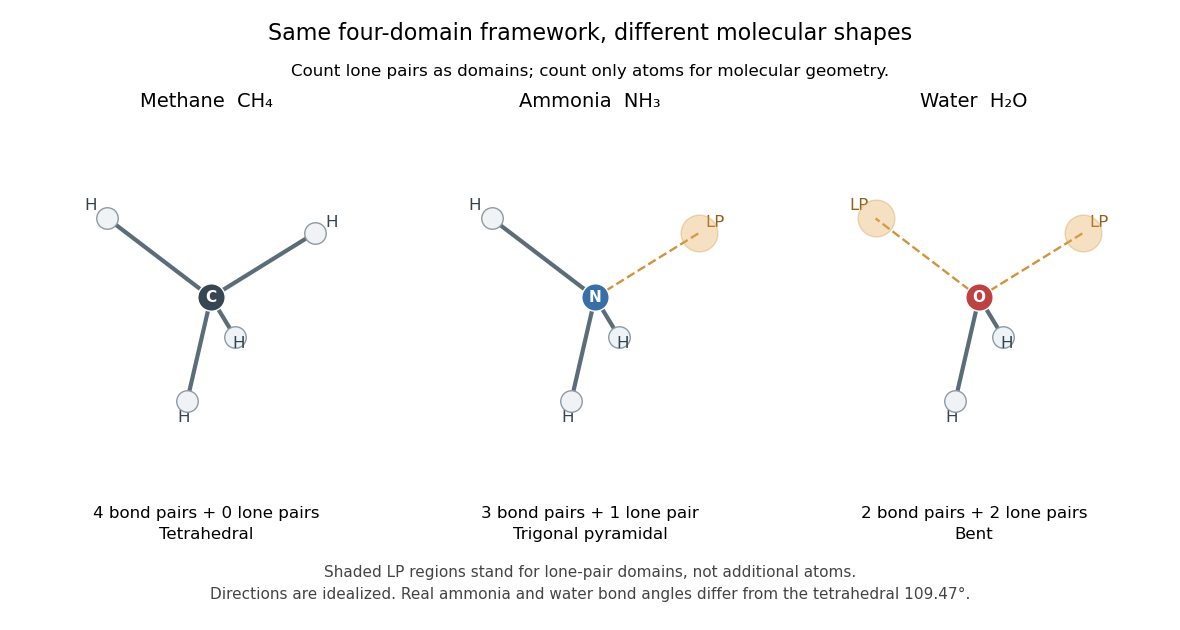

Source code (Python):
"""Idealized four-domain frameworks for CH4, NH3 and H2O.

These ideal tetrahedral directions illustrate domain counting and molecular
shape, not measured bond angles or lone-pair shapes. Writes PNG to CWD.
Tested with Python 3.14, NumPy 2.3.5 and Matplotlib 3.10.7.
"""

from pathlib import Path

import matplotlib.pyplot as plt
import numpy as np


def main():
    plt.rcParams.update({"font.size": 12})
    directions = np.array([[1, 1, 1], [1, -1, -1],
                           [-1, 1, -1], [-1, -1, 1]], dtype=float)/np.sqrt(3)
    # Remove selected bonded neighbours while retaining their domain directions.
    cases = [
        ("Methane  CH₄", "C", "#374653", set(), "4 bond pairs + 0 lone pairs\nTetrahedral"),
        ("Ammonia  NH₃", "N", "#386fa6", {0}, "3 bond pairs + 1 lone pair\nTrigonal pyramidal"),
        ("Water  H₂O", "O", "#bd4244", {0, 3}, "2 bond pairs + 2 lone pairs\nBent"),
    ]
    fig = plt.figure(figsize=(11.8, 6.3), dpi=100, facecolor="white")
    fig.subplots_adjust(left=0.015, right=0.985, top=0.82, bottom=0.22,
                         wspace=0.02)
    for panel, (title, centre, color, lone_pairs, description) in enumerate(cases, 1):
        ax = fig.add_subplot(1, 3, panel, projection="3d")
        for index, direction in enumerate(directions):
            lp = index in lone_pairs
            ax.plot([0, direction[0]], [0, direction[1]], [0, direction[2]],
                    color="#d2933e" if lp else "#5b6d79",
                    linestyle="--" if lp else "-", linewidth=1.7 if lp else 3)
            ax.scatter(*direction, s=700 if lp else 240,
                       c="#e3ab50" if lp else "#f0f3f5",
                       alpha=0.35 if lp else 1,
                       edgecolors="#cb9845" if lp else "#8d9aa4",
                       linewidths=1)
            ax.text(*(direction*1.16), "LP" if lp else "H",
                    color="#936119" if lp else "#334451", ha="center",
                    va="center", fontsize=12)
        ax.scatter(0, 0, 0, s=390, c=color, edgecolors="white", linewidths=1)
        ax.text(0, 0, 0, centre, color="white", ha="center",
                va="center", fontsize=11, weight="bold", zorder=10)
        ax.set(xlim=(-0.86, 0.86), ylim=(-0.86, 0.86), zlim=(-0.86, 0.86))
        ax.set_box_aspect((1, 1, 1))
        ax.view_init(elev=18, azim=-32)
        ax.set_proj_type("ortho")
        ax.set_axis_off()
        ax.set_title(title, fontsize=14, pad=5)
        ax.text2D(0.5, -0.04, description, transform=ax.transAxes,
                  ha="center", va="top", fontsize=12, linespacing=1.5)
    fig.suptitle("Same four-domain framework, different molecular shapes",
                 fontsize=16, y=0.965)
    fig.text(0.5, 0.88, "Count lone pairs as domains; count only atoms for molecular geometry.",
             ha="center", fontsize=12)
    fig.text(0.5, 0.05,
             "Shaded LP regions stand for lone-pair domains, not additional atoms.\n"
             "Directions are idealized. Real ammonia and water bond angles differ from the tetrahedral 109.47°.",
             ha="center", fontsize=11, linespacing=1.5, color="#444")
    fig.savefig(Path.cwd() / "vsepr-four-domain-shapes.png",
                facecolor="white", transparent=False)
    plt.close(fig)


if __name__ == "__main__":
    main()
